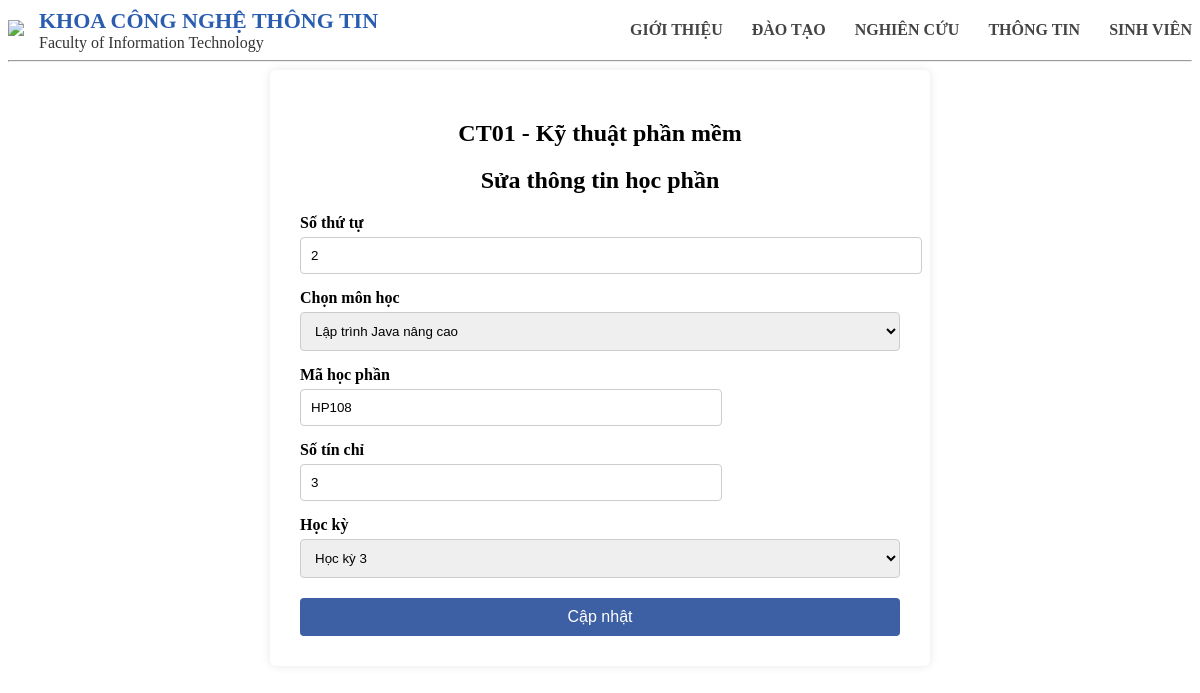
Screenshot of /sua/CT01/HP108 with the database file from the repository.
### tables this page shows
CREATE TABLE "chuongtrinh" (
	"mact"	TEXT NOT NULL UNIQUE,
	"tenct"	TEXT NOT NULL,
	"chitieu"	INTEGER NOT NULL,
	"linhvuc"	TEXT NOT NULL,
	PRIMARY KEY("mact")
);

CREATE TABLE "chuongtrinhct" (
	"mact"	TEXT NOT NULL,
	"mahp"	TEXT NOT NULL,
	"stt"	INTEGER,
	"sotc"	INTEGER,
	"hocki"	INTEGER,
	"loai"	TEXT,
	PRIMARY KEY("mact","mahp")
);

CREATE TABLE "hocphan" (
	"mahp"	TEXT NOT NULL UNIQUE,
	"tenhp"	TEXT NOT NULL,
	"sotc"	INTEGER NOT NULL,
	PRIMARY KEY("mahp")
);

### main.py (the view, shortened to what this page needs)
@app.route("/sua/<mact>/<mahp>", methods=["GET", "POST"])
def sua_mon(mact, mahp):
    db = get_db()
    db.execute("SELECT * FROM chuongtrinh WHERE mact=?", (mact,))
    ct = db.execute("SELECT * FROM chuongtrinh WHERE mact=?", (mact,)).fetchone()
    mon = db.execute("""
        SELECT ct.*, hp.tenhp, hp.sotc
        FROM chuongtrinhct ct
        JOIN hocphan hp ON ct.mahp = hp.mahp
        WHERE ct.mact=? AND ct.mahp=?
    """, (mact, mahp)).fetchone()
    if not mon:
        db.close()
        flash("Không tìm thấy học phần!", "error")
        return redirect(url_for('detail', mact=mact))
    hocphan = db.execute("SELECT * FROM hocphan").fetchall()
    db.close()
    return render_template("edit_subject.html", ct=ct, mon=mon, hocphan=hocphan)

### main.py (called while the page is built)
def get_db():
    conn = sqlite3.connect("database.db")
    conn.row_factory = sqlite3.Row
    return conn

### templates/edit_subject.html (shortened to what this page needs)
{% extends "base.html" %}
{% block content %}
<div class="form-container">
<h2>{{ct.mact}} - {{ct.tenct}}</h2>
<h2>Sửa thông tin học phần</h2>
<form method="POST">
<label>Số thứ tự</label>
<input type="number" name="stt" value="{{mon.stt}}" required>
<label>Chọn môn học</label>
<select id="subject" name="mahp" onchange="showInfo()" required>
{% for hp in hocphan %}
<option value="{{hp.mahp}}"
    data-code="{{hp.mahp}}"
    data-credit="{{hp.sotc}}"
    {% if hp.mahp == mon.mahp %}selected{% endif %}>
    {{hp.tenhp}}
</option>
{% endfor %}
</select>
<label>Mã học phần</label>
<input type="text" id="code" value="{{mon.mahp}}" readonly>
<label>Số tín chỉ</label>
<input type="text" id="credit" value="{{mon.sotc}}" readonly>
<label>Học kỳ</label>
<select name="hocki">
{% for i in range(1, 9) %}
<option value="{{i}}" {% if i == mon.hocki %}selected{% endif %}>Học kỳ {{i}}</option>
{% endfor %}
</select>
<button class="form-btn" type="submit">Cập nhật</button>
</form>
</div>
{% endblock %}

### static/styles.css (style rules this page uses)
.form-container { width:600px; margin:auto; background:white; padding:30px; border-radius:6px; box-shadow:0 0 10px rgba(0,0,0,0.1); }
h2 { text-align:center; margin-bottom:20px; }
label { display:block; margin-top:15px; font-weight:bold; }
input, select { width:100%; padding:10px; margin-top:5px; border:1px solid #ccc; border-radius:4px; }
.form-btn { margin-top:20px; padding:10px; width:100%; background:#3d5fa3; color:white; border:none; border-radius:4px; font-size:16px; cursor:pointer; }
h2 { text-align:center; }
input[type=text] { width:400px; padding:10px; }

### rows the page displays
chuongtrinh: mact "CT01", tenct "Kỹ thuật phần mềm"
chuongtrinhct: stt "2", mahp "Lập trình Java nâng cao", mahp "HP108", hocki "Học kỳ 3"
